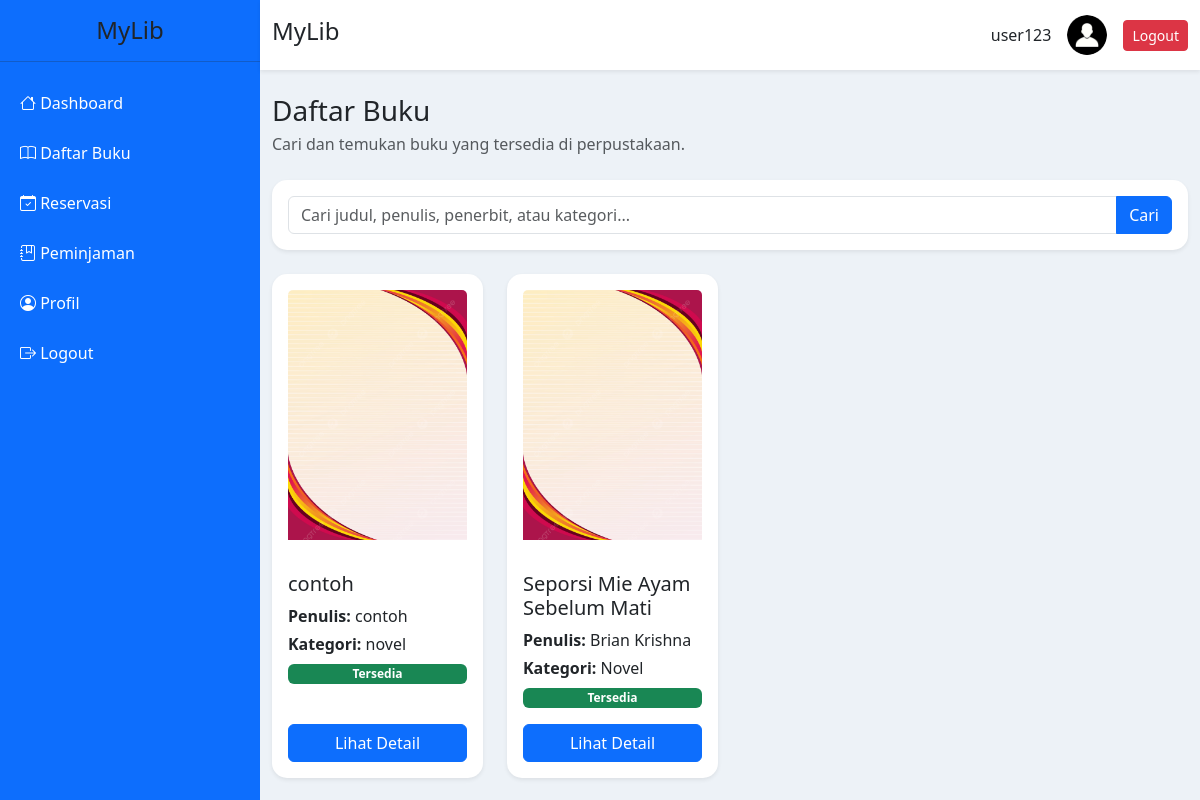
Page /user/buku/index.php (signed in) on the committed database.
### tables this page shows
CREATE TABLE `judul_buku` (
  `id` int NOT NULL,
  `judul` varchar(200) NOT NULL,
  `penulis` varchar(100) NOT NULL,
  `penerbit` varchar(100) NOT NULL,
  `tahun` year NOT NULL,
  `isbn` varchar(30) DEFAULT NULL,
  `kategori` varchar(100) DEFAULT NULL,
  `rak` varchar(50) DEFAULT NULL,
  `sinopsis` text,
  `cover` varchar(255) DEFAULT 'default-book.png',
  `created_at` timestamp NULL DEFAULT CURRENT_TIMESTAMP
);

### user/buku/index.php (the view, shortened to what this page needs)
<?php
require "../../config/koneksi.php";
$keyword = "";
$query = mysqli_query($koneksi, "
    SELECT
        judul_buku.*,
        COUNT(eksemplar_buku.id) AS total_eksemplar,
        SUM(
            CASE
                WHEN eksemplar_buku.status = 'Tersedia'
                THEN 1
                ELSE 0
            END
        ) AS tersedia
    FROM judul_buku
    LEFT JOIN eksemplar_buku
        ON judul_buku.id = eksemplar_buku.judul_id
    WHERE
        judul_buku.judul LIKE '%$keyword%'
        OR judul_buku.penulis LIKE '%$keyword%'
        OR judul_buku.penerbit LIKE '%$keyword%'
        OR judul_buku.kategori LIKE '%$keyword%'
    GROUP BY judul_buku.id
    ORDER BY judul_buku.id DESC
");
include "../../templates/header.php";
?>
<?php include "../../templates/sidebar_user.php"; ?>
<div class="main">
<?php include "../../templates/navbar.php"; ?>
<div class="container mt-4">
<div class="d-flex justify-content-between align-items-center mb-4">
    <div>
        <h3 class="mb-1">
            Daftar Buku
        </h3>
        <p class="text-muted mb-0">
            Cari dan temukan buku yang tersedia di perpustakaan.
        </p>
    </div>
</div>
<div class="card shadow-sm mb-4">
    <div class="card-body">
        <form method="GET">
            <div class="input-group">
                <input
                    type="text"
                    name="keyword"
                    class="form-control"
                    placeholder="Cari judul, penulis, penerbit, atau kategori..."
                    value="<?= htmlspecialchars($keyword); ?>"
                >
                <button
                    type="submit"
                    class="btn btn-primary"
                >
                    Cari
                </button>
            </div>
        </form>
    </div>
</div>
<div class="row">
<?php
if (mysqli_num_rows($query) > 0) {
    while ($buku = mysqli_fetch_assoc($query)) {
?>
<div class="col-lg-3 col-md-4 col-sm-6 mb-4">
<div class="card h-100 shadow-sm">
<div class="text-center p-3">
<?php
if (
    !empty($buku['cover']) &&
    file_exists(
        "../../assets/upload/cover/" . $buku['cover']
    )
) {
?>
<img
    src="<?= BASE_URL ?>assets/upload/cover/<?= htmlspecialchars($buku['cover']); ?>"
    class="card-img-top"
    style="height:250px; object-fit:cover;"
    alt="<?= htmlspecialchars($buku['judul']); ?>"
>
<?php
}
?>
</div>
<div class="card-body d-flex flex-column">
<h5 class="card-title">
<?= htmlspecialchars($buku['judul']); ?>
</h5>
<p class="mb-1">
<strong>Penulis:</strong>
<?= htmlspecialchars($buku['penulis']); ?>
</p>
<p class="mb-2">
<strong>Kategori:</strong>
<?= htmlspecialchars($buku['kategori']); ?>
</p>
<?php
if ($buku['tersedia'] > 0) {
?>
<span class="badge bg-success mb-3">
Tersedia
</span>
<?php
} else {
?>
<span class="badge bg-danger mb-3">
Tidak Tersedia
</span>
<?php
}
?>
<a
    href="detail.php?id=<?= $buku['id']; ?>"
    class="btn btn-primary mt-auto"
>
Lihat Detail
</a>
</div>
</div>
</div>
<?php
    }
}
?>
</div>
</div>
<?php include "../../templates/footer.php"; ?>

### templates/header.php (style rules this page uses)
body { background:#edf2f7; font-family:Segoe UI; }
.main { margin-left:260px; }
.card { border:none; border-radius:15px; }

### rows in the picture
judul_buku: cover (picture), judul "contoh", penulis "contoh", kategori "novel"
judul_buku: cover (picture), judul "Seporsi Mie Ayam Sebelum Mati", penulis "Brian Krishna", kategori "Novel"

### other values in the picture
$_SESSION['nama'] "user123"
